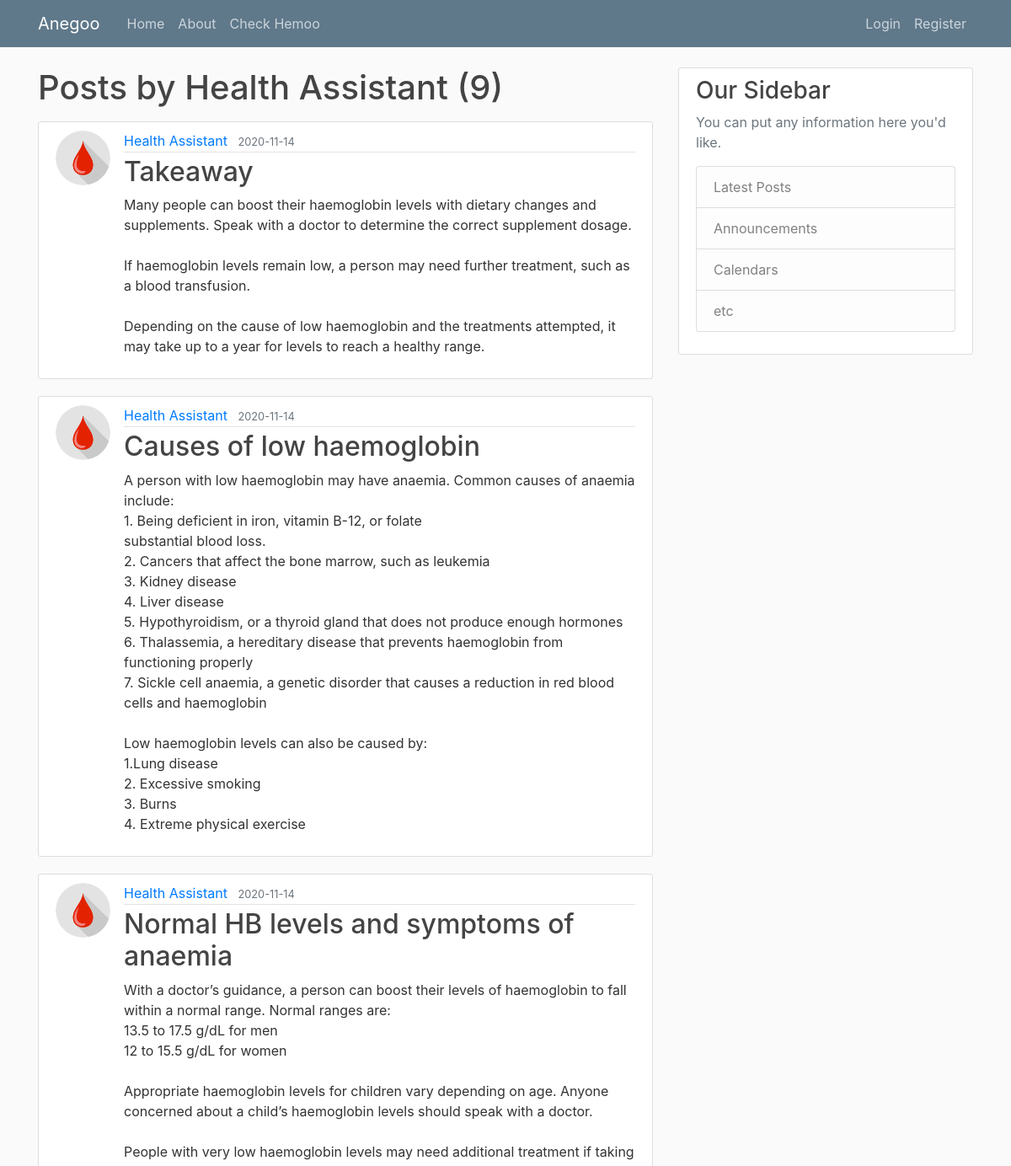
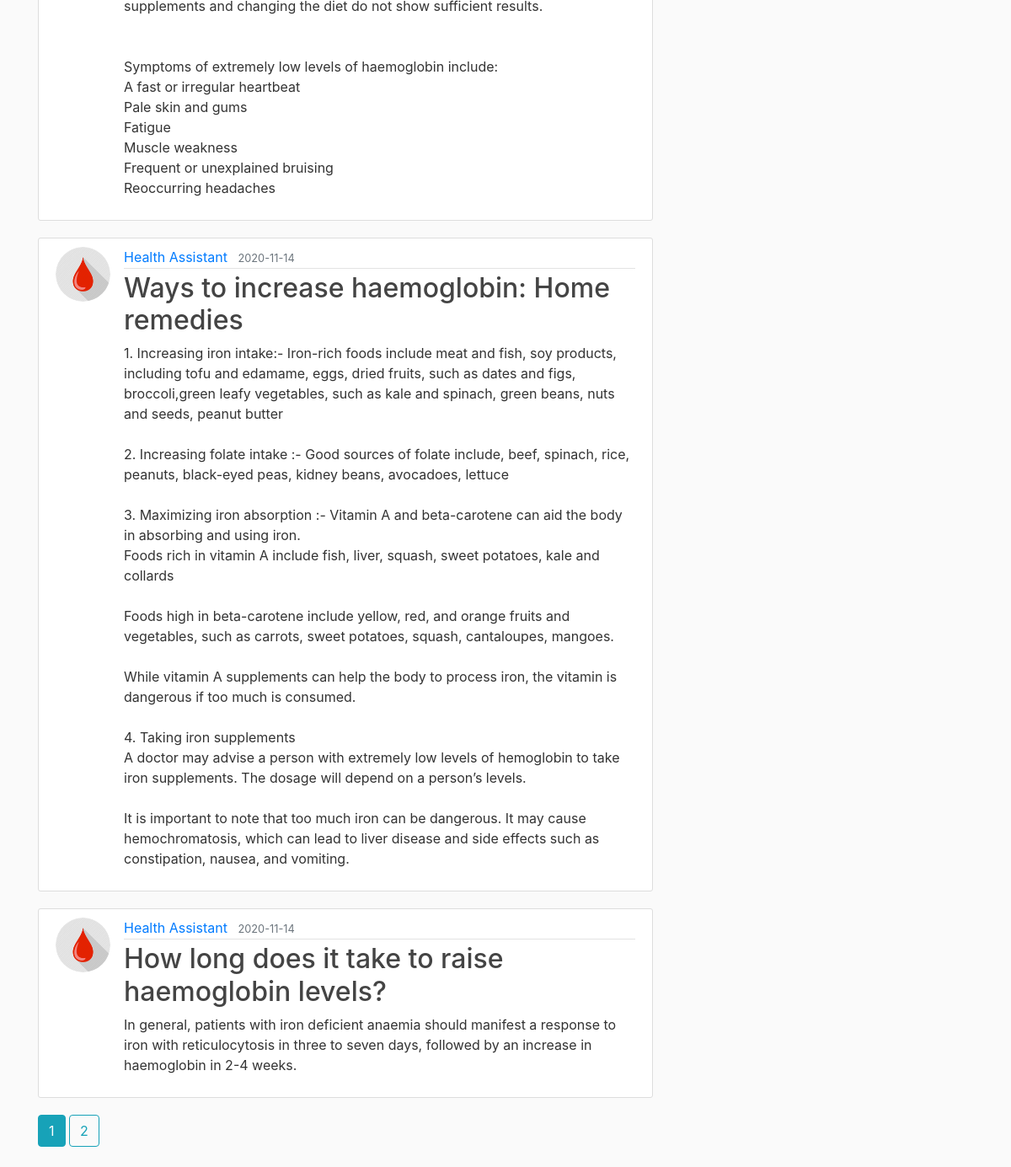
The page /user/Health Assistant on the database its author committed (2 pictures, top to bottom).
### Hello/models.py (models this page shows, shortened)
class User(db.Model, UserMixin):
	id = db.Column(db.Integer, primary_key = True)
	username = db.Column(db.String(20), unique = True, nullable = False)
	email = db.Column(db.String(120), unique = True, nullable = False)
	image_file = db.Column(db.String(20), nullable = False, default = 'default.jpg')
	password = db.Column(db.String(60), nullable = False)
	posts = db.relationship('Post', backref = 'author', lazy = True)

class Post(db.Model):
	id = db.Column(db.Integer, primary_key = True)
	title = db.Column(db.String(100), nullable = False)
	date_posted = db.Column(db.DateTime, nullable = False, default = datetime.utcnow)
	content = db.Column(db.Text, nullable = False)
	user_id = db.Column(db.Integer, db.ForeignKey('user.id'), nullable = False)

### Hello/routes.py (the view)
@app.route("/user/<string:username>")
def user_posts(username):
	page = request.args.get('page', 1, type = int)
	user = User.query.filter_by(username=username).first_or_404() #get the first user with the username, if u get a None then return 404 error.
	posts = Post.query.filter_by(author = user)\
		.order_by(Post.date_posted.desc())\
		.paginate(page = page, per_page = 5)
	return render_template("user_posts.html", posts=posts, user = user)

### Hello/templates/user_posts.html (shortened to what this page needs)
{% extends "layout.html" %}
{% block content %}
	<h1 class = "mb-3"> Posts by {{ user.username }} ({{ posts.total }})</h1>
	{% for post in posts.items %}
		<article class="media content-section">
			<img class = "rounded-circle article-img" src="{{ url_for('static', filename = 'profile_pics/' + post.author.image_file) }}">
			<div class="media-body">
			    <div class="article-metadata">
			        <a class="mr-2" href="{{ url_for('user_posts', username = post.author.username)}}">{{ post.author.username }}</a>
			        <small class="text-muted">{{ post.date_posted.strftime('%Y-%m-%d') }}</small>
    			</div>
    			<h2><a class="article-title" href="{{ url_for('post', post_id = post.id) }}">{{ post.title }}</a></h2>
    			<p class="article-content">{{ post.content }}</p>
  			</div>
		</article>
	{% endfor %}
	{% for page_num in posts.iter_pages(left_edge = 1, right_edge = 1, left_current = 1, right_current = 2) %}
		{% if page_num %}
			{% if posts.page == page_num %}
				<a class = "btn btn-info mb-4" href="{{url_for('user_posts', username = user.username, page = page_num)}}"> {{ page_num }}</a>
			{% else %}
				<a class = "btn btn-outline-info mb-4" href="{{url_for('user_posts', username = user.username, page = page_num)}}"> {{ page_num }}</a>
			{% endif %}
		{% endif %}
	{% endfor %}
{% endblock content %}

### Hello/templates/layout.html (shortened to what this page needs)
<!DOCTYPE html>
<html>
<head>
    <link rel="stylesheet" href="https://maxcdn.bootstrapcdn.com/bootstrap/4.0.0/css/bootstrap.min.css">
    <link rel="stylesheet" type="text/css" href="{{ url_for('static', filename = 'main.css') }}">
</head>
<body>
	<header class="site-header">
		<nav class="navbar navbar-expand-md navbar-dark bg-steel fixed-top">
			<div class="container">
				<a class="navbar-brand mr-4" href="/">Anegoo</a>
			 	<div class="collapse navbar-collapse" id="navbarToggle">
			    	<div class="navbar-nav mr-auto">
			    		<a class="nav-item nav-link" href="{{ url_for('home') }}">Home</a>
			    		<a class="nav-item nav-link" href="{{ url_for('about') }}">About</a>
			    		<a class="nav-item nav-link" href="{{ url_for('checkHemo') }}"> Check Hemoo</a>
					</div>
					<div class="navbar-nav">
						{% if current_user.is_authenticated %}
							<a class="nav-item nav-link" href="{{ url_for('new_post') }}">New Post</a>
							<a class="nav-item nav-link" href="{{ url_for('account') }}">Account</a>
							<a class="nav-item nav-link" href="{{ url_for('logout') }}">Logout</a>
						{% else %}
							<a class="nav-item nav-link" href="{{ url_for('login') }}">Login</a>
							<a class="nav-item nav-link" href="{{ url_for('register') }}">Register</a>
						{% endif%}
					</div>
				</div>
			</div>
		</nav>
	</header>
	<main role="main" class="container">
	    <div class="row">
	        <div class="col-md-8">
	        {% block content %}{% endblock %}
	        </div>
	        <div class="col-md-4">
	            <div class="content-section">
	                <h3>Our Sidebar</h3>
	        		<p class='text-muted'>You can put any information here you'd like.
	          			<ul class="list-group">
	            			<li class="list-group-item list-group-item-light">Latest Posts</li>
	            			<li class="list-group-item list-group-item-light">Announcements</li>
	            			<li class="list-group-item list-group-item-light">Calendars</li>
	            			<li class="list-group-item list-group-item-light">etc</li>
	          			</ul>
	        		</p>
	      		</div>
	    	</div>
	  	</div>
	</main>
</body>
</html>

### Hello/static/main.css (style rules this page uses)
body { background: #fafafa; color: #333333; margin-top: 5rem; }
h1, h2, h3, h4, h5, h6 { color: #444444; }
.bg-steel { background-color: #5f788a; }
.site-header .navbar-nav .nav-link { color: #cbd5db; }
.content-section { background: #ffffff; padding: 10px 20px; border: 1px solid #dddddd; border-radius: 3px; margin-bottom: 20px; }
.article-title { color: #444444; }
.article-content { white-space: pre-line; }
.article-img { height: 65px; width: 65px; margin-right: 16px; }
.article-metadata { padding-bottom: 1px; margin-bottom: 4px; border-bottom: 1px solid #e3e3e3 }

### rows shown on the page
User: username "Health Assistant"
Post: image_file (picture), author.username "Health Assistant", date_posted "2020-11-14", title "Takeaway", content "Many people can boost their haemoglobin levels with dietary changes and supplements. Speak with a doctor to determine the correct supplement dosage. If haemoglobin levels remain low, a person may need further treatment, such as a blood transfusion. Depending on the cause of low haemoglobin and the treatments attempted, it may take up to a year for levels to reach a healthy range."
Post: image_file (picture), author.username "Health Assistant", date_posted "2020-11-14", title "Causes of low haemoglobin", content "A person with low haemoglobin may have anaemia. Common causes of anaemia include: 1. Being deficient in iron, vitamin B-12, or folate substantial blood loss. 2. Cancers that affect the bone marrow, such as leukemia 3. Kidney disease 4. Liver disease 5. Hypothyroidism, or a thyroid gland that does not produce enough hormones 6. Thalassemia, a hereditary disease that prevents haemoglobin from functioning properly 7. Sickle cell anaemia, a genetic disorder that causes a reduction in red blood cells and haemoglobin Low haemoglobin levels can also be caused by: 1.Lung disease 2. Excessive smoking 3. Burns 4. Extreme physical exercise"
Post: image_file (picture), author.username "Health Assistant", date_posted "2020-11-14", title "Normal HB levels and symptoms of anaemia", content "With a doctor’s guidance, a person can boost their levels of haemoglobin to fall within a normal range. Normal ranges are: 13.5 to 17.5 g/dL for men 12 to 15.5 g/dL for women Appropriate haemoglobin levels for children vary depending on age. Anyone concerned about a child’s haemoglobin levels should speak with a doctor. People with very low haemoglobin levels may need additional treatment if taking supplements and changing the diet do not show sufficient results. Symptoms of extremely low levels of haemoglobin include: A fast or irregular heartbeat Pale skin and gums Fatigue Muscle weakness Frequent or unexplained bruising Reoccurring headaches"
Post: image_file (picture), author.username "Health Assistant", date_posted "2020-11-14", title "Ways to increase haemoglobin: Home remedies", content "1. Increasing iron intake:- Iron-rich foods include meat and fish, soy products, including tofu and edamame, eggs, dried fruits, such as dates and figs, broccoli,green leafy vegetables, such as kale and spinach, green beans, nuts and seeds, peanut butter 2. Increasing folate intake :- Good sources of folate include, beef, spinach, rice, peanuts, black-eyed peas, kidney beans, avocadoes, lettuce 3. Maximizing iron absorption :- Vitamin A and beta-carotene can aid the body in absorbing and using iron. Foods rich in vitamin A include fish, liver, squash, sweet potatoes, kale and collards Foods high in beta-carotene include yellow, red, and orange fruits and vegetables, such as carrots, sweet…"
Post: image_file (picture), author.username "Health Assistant", date_posted "2020-11-14", title "How long does it take to raise haemoglobin levels?", content "In general, patients with iron deficient anaemia should manifest a response to iron with reticulocytosis in three to seven days, followed by an increase in haemoglobin in 2-4 weeks."

### other values the page prints
{{ posts.total }} "9"
{{ page_num }} "1"
{{ page_num }} "2"
